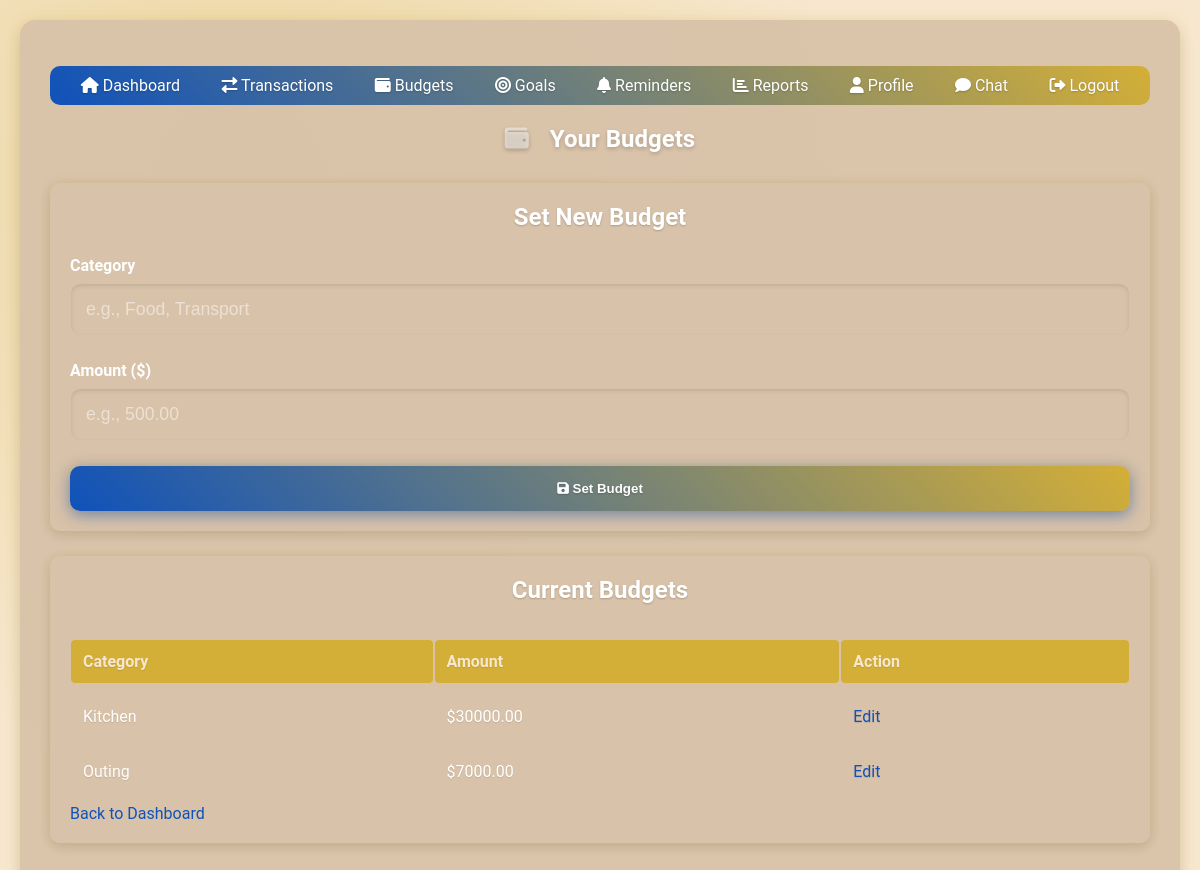
The page /budgets (signed in) on the database its author committed.
### tables this page shows
CREATE TABLE budgets (
        id INTEGER PRIMARY KEY AUTOINCREMENT,
        user_id INTEGER,
        category TEXT,
        amount REAL,
        FOREIGN KEY (user_id) REFERENCES users(id)
    );

### app.py (the view)
@app.route('/budgets')
@login_required
def budgets():
    conn = sqlite3.connect('smartfinance.db')
    c = conn.cursor()
    c.execute('SELECT id, category, amount FROM budgets WHERE user_id = ?', (current_user.id,))
    budgets = c.fetchall()
    conn.close()
    return render_template('budgets.html', budgets=budgets)

### app.py (called while the page is built)
@login_manager.user_loader
def load_user(user_id):
    conn = sqlite3.connect('smartfinance.db')
    c = conn.cursor()
    c.execute('SELECT id, username, is_admin, age, occupation, income, location, financial_goals_summary, profile_picture FROM users WHERE id = ?', (user_id,))
    user_data = c.fetchone()
    conn.close()
    if user_data:
        return User(id=user_data[0], username=user_data[1], is_admin=user_data[2], age=user_data[3], occupation=user_data[4],
                   income=user_data[5], location=user_data[6], financial_goals_summary=user_data[7], profile_picture=user_data[8])
    return None

### Templates/budgets.html (shortened to what this page needs)
{% extends "base.html" %}
{% block content %}
    <h2 class="header-bounce"><i class="fas fa-wallet"></i> Your Budgets</h2>
    <div class="card">
        <h3>Set New Budget</h3>
        <form method="POST" action="{{ url_for('set_budget') }}" class="form-slide">
            <div class="form-group">
                <label for="category">Category</label>
                <input type="text" id="category" name="category" required placeholder="e.g., Food, Transport">
            </div>
            <div class="form-group">
                <label for="amount">Amount ($)</label>
                <input type="number" id="amount" name="amount" step="0.01" required placeholder="e.g., 500.00">
            </div>
            <button type="submit" class="glow-button"><i class="fas fa-save"></i> Set Budget</button>
        </form>
    </div>
    <div class="card">
        <h3>Current Budgets</h3>
        {% if budgets %}
            <table>
                <tr><th>Category</th><th>Amount</th><th>Action</th></tr>
                {% for b in budgets %}
                    <tr>
                        <td>{{ b[1] }}</td>
                        <td>${{ "%.2f" | format(b[2]) }}</td>
                        <td><a href="{{ url_for('user_edit_budget', budget_id=b[0]) }}" class="hover-link">Edit</a></td>
                    </tr>
                {% endfor %}
            </table>
        {% else %}
            <p>No budgets set yet.</p>
        {% endif %}
        <a href="{{ url_for('dashboard') }}" class="hover-link">Back to Dashboard</a>
    </div>
{% endblock %}

### static/style.css (style rules this page uses)
body { font-family: 'Roboto', sans-serif; margin: 0; padding: 20px; background: #f7e7ce; color: #ffffff; min-height: 100vh; display: flex; justify-content: center; align-items: center; background-image: radial-gradient(circle at 20% 20%, rgba(212, 175, 55, 0.3) 0%, transparent 50%); }
h1, h2, h3 { color: #ffffff; text-align: center; margin-bottom: 25px; text-shadow: 0 2px 4px rgba(0, 0, 0, 0.2); }
.header-bounce { color: #ffffff; margin-bottom: 30px; text-shadow: 0 2px 4px rgba(0, 0, 0, 0.2); animation: bounce 2s infinite; }
.header-bounce i { margin-right: 15px; color: rgba(255, 255, 255, 0.5); animation: spin 4s linear infinite; }
.form-slide { display: flex; flex-direction: column; gap: 25px; }
.form-group { margin-bottom: 0; text-align: left; position: relative; }
label { display: block; font-weight: 600; color: #ffffff; margin-bottom: 8px; transition: color 0.3s ease; }
input, select { padding: 15px; width: 100%; border: 1px solid #d9c2a9; border-radius: 10px; box-sizing: border-box; font-size: 1.1em; background: rgba(217, 194, 169, 0.8); color: #ffffff; transition: all 0.4s ease; box-shadow: inset 0 2px 4px rgba(0, 0, 0, 0.1); }
input::placeholder { color: rgba(255, 255, 255, 0.5); }
button, .glow-button { background: linear-gradient(45deg, #0f52ba, #d4af37); color: #ffffff; font-weight: bold; padding: 15px; border: none; border-radius: 10px; cursor: pointer; transition: all 0.5s ease; box-shadow: 0 4px 15px rgba(15, 82, 186, 0.5), 0 0 10px rgba(212, 175, 55, 0.3); position: relative; overflow: hidden; text-shadow: 0 1px 2px rgba(0, 0, 0, 0.2); }
.glow-button::after { content: ''; position: absolute; top: 50%; left: 50%; width: 0; height: 0; background: rgba(255, 255, 255, 0.2); border-radius: 50%; transform: translate(-50%, -50%); transition: width 0.6s ease, height 0.6s ease; }
.card { background: rgba(217, 194, 169, 0.95); padding: 20px; margin-bottom: 25px; border-radius: 10px; box-shadow: 0 4px 12px rgba(0, 0, 0, 0.1), 0 0 10px rgba(212, 175, 55, 0.2); animation: fadeInUp 1s ease-out; }
.card h3 { margin-top: 0; font-size: 1.5em; color: #ffffff; text-shadow: 0 1px 2px rgba(0, 0, 0, 0.2); }
table { width: 100%; border-collapse: separate; border-spacing: 0 10px; margin-top: 15px; }
th, td { padding: 12px; text-align: left; background: rgba(217, 194, 169, 0.95); border-radius: 5px; border: 1px solid #d9c2a9; color: #ffffff; text-shadow: 0 1px 1px rgba(0, 0, 0, 0.1); }
th { background: #d4af37; color: #f7e7ce; font-weight: 700; }
.hover-link { color: #0f52ba; text-decoration: none; transition: color 0.3s ease, text-shadow 0.3s ease; }

### rows shown on the page
budgets: category "Kitchen", amount "30000.00"
budgets: category "Outing", amount "7000.00"
